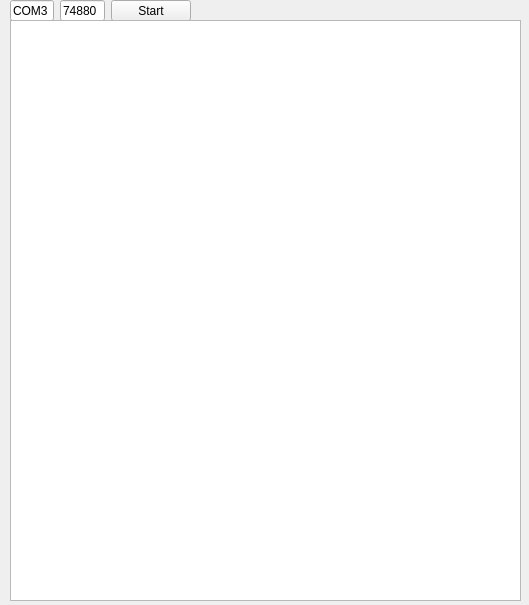
<?xml version="1.0" encoding="UTF-8"?>
<ui version="4.0">
 <class>MainWindow</class>
 <widget class="QMainWindow" name="MainWindow">
  <property name="geometry">
   <rect>
    <x>0</x>
    <y>0</y>
    <width>529</width>
    <height>605</height>
   </rect>
  </property>
  <property name="sizePolicy">
   <sizepolicy hsizetype="Fixed" vsizetype="Fixed">
    <horstretch>0</horstretch>
    <verstretch>0</verstretch>
   </sizepolicy>
  </property>
  <property name="windowTitle">
   <string>MainWindow</string>
  </property>
  <widget class="QWidget" name="centralwidget">
   <widget class="QWidget" name="horizontalLayoutWidget">
    <property name="geometry">
     <rect>
      <x>10</x>
      <y>0</y>
      <width>181</width>
      <height>21</height>
     </rect>
    </property>
    <layout class="QHBoxLayout" name="horizontalLayout">
     <item>
      <widget class="QLineEdit" name="lineEditSerialNum">
       <property name="text">
        <string>COM3</string>
       </property>
      </widget>
     </item>
     <item>
      <widget class="QLineEdit" name="lineEditSerialSpeed">
       <property name="text">
        <string>74880</string>
       </property>
      </widget>
     </item>
     <item>
      <widget class="QPushButton" name="startStopButton">
       <property name="text">
        <string>Start</string>
       </property>
      </widget>
     </item>
    </layout>
   </widget>
   <widget class="QPlainTextEdit" name="plainTextEdit">
    <property name="geometry">
     <rect>
      <x>10</x>
      <y>20</y>
      <width>511</width>
      <height>581</height>
     </rect>
    </property>
   </widget>
  </widget>
 </widget>
 <resources/>
 <connections/>
</ui>
